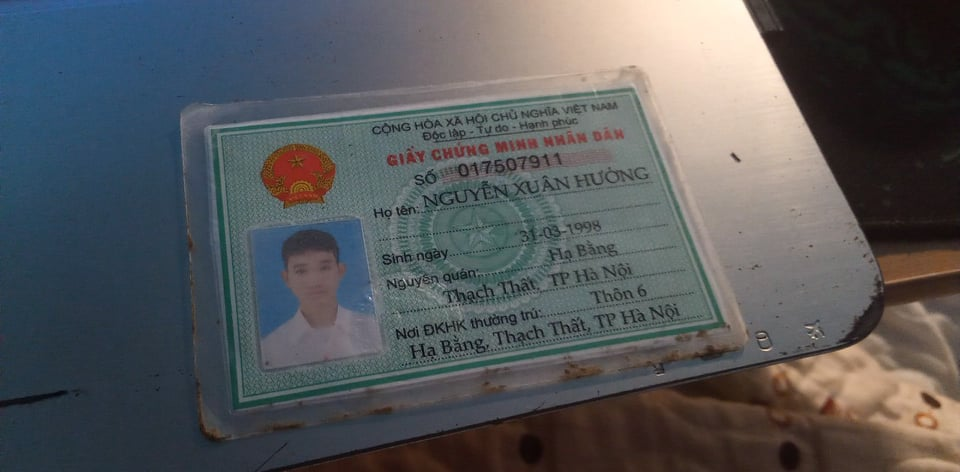
#> input picture align picture/image.JPG, 960 x 472 px, found by its file name
$ python detect_mrx.py   (older library calls are emulated)
#> lines starting #> are read from the running program, lines starting #| are printed output that depends on the picture; after the words box and inside, x2 and y2 are one past the last pixel; in counts of white or black regions, pixels touching at a corner belong together
from imutils import paths
import numpy as np
import imutils
import cv2
import matplotlib.pyplot as plt
rectkernel=cv2.getStructuringElement(cv2.MORPH_RECT,(15,3))
sqkernel=cv2.getStructuringElement(cv2.MORPH_RECT,(15,15))
image=cv2.imread('image.jpg')
#> image is the input picture: shape (472, 960, 3); mean B, G, R 90.9, 88.4, 86.4
image=imutils.resize(image,height=600)
#> image: shape (600, 1220, 3)
gray=cv2.cvtColor(image,cv2.COLOR_BGR2GRAY)
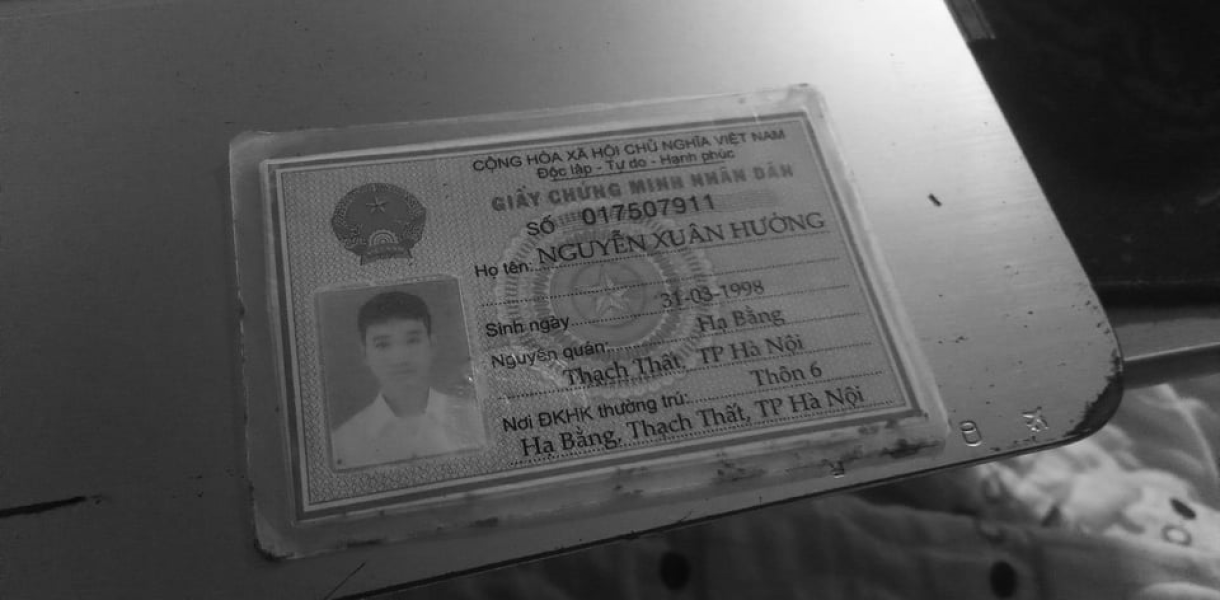
#> gray: shape (600, 1220); min 4, max 249, mean 88
gray=cv2.GaussianBlur(gray,(3,3),0)
blackhat=cv2.morphologyEx(gray,cv2.MORPH_BLACKHAT,rectkernel)
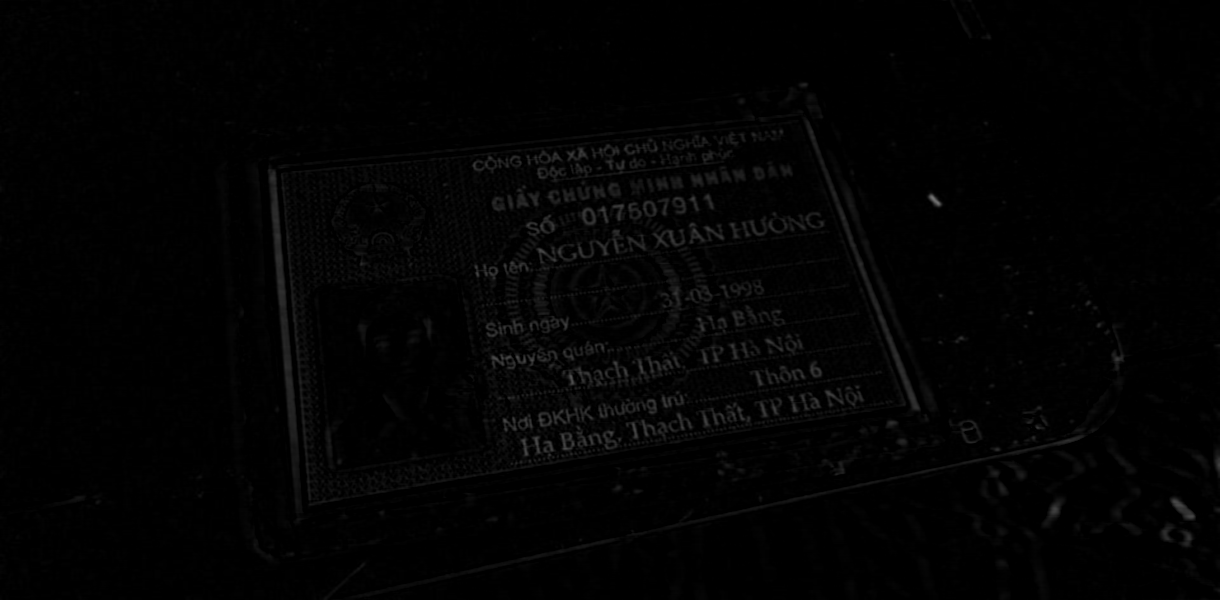
#> blackhat: shape (600, 1220); min 0, max 114, mean 2.7
'''kernel sẽ  quyết định kết quả, nếu kết quả không như ý thì thay đổi kích thước của kernek'''
gradx=cv2.Sobel(blackhat,ddepth=cv2.CV_32F,dx=1,dy=0,ksize=-1)
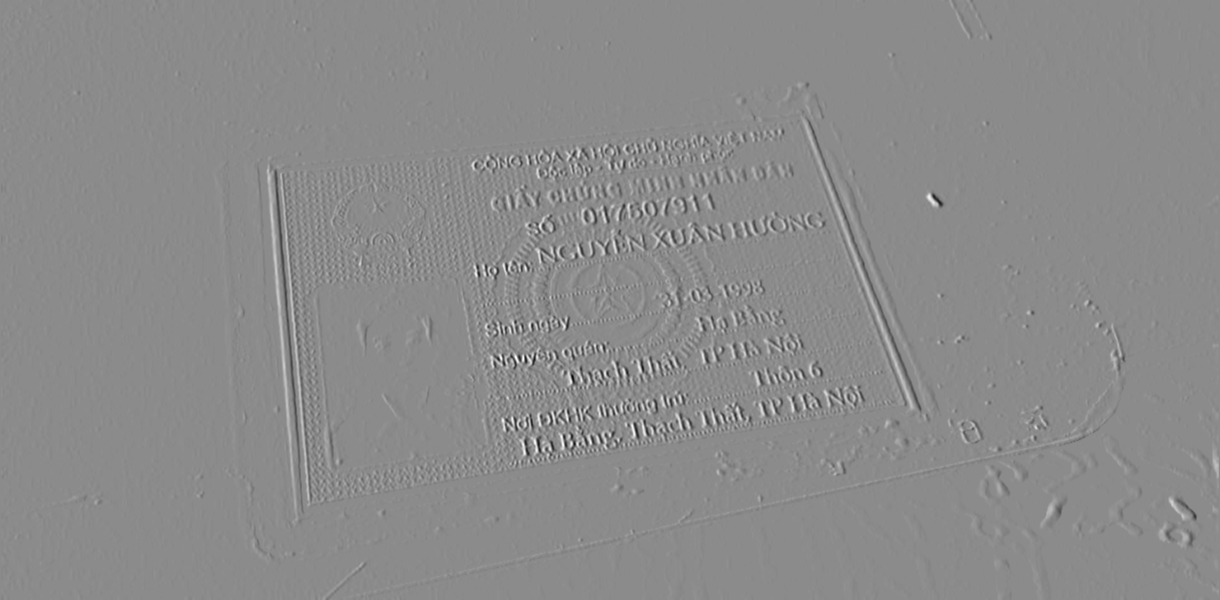
#> gradx: shape (600, 1220) float32; min -1098, max 912, mean 0.1; drawn with min black and max white
'''nếu chuyển từ đen sang trắng thì gradx có giá trị âm, nếu để cv2.u8int thì số âm sẽ =0 nên mất cạnh
do đó phải daungf cv2.32F, sau đó dùng absolute để chuyển số âm thành số dương, sau đó có thể dùng lại u8int'''
gradx=np.absolute(gradx)
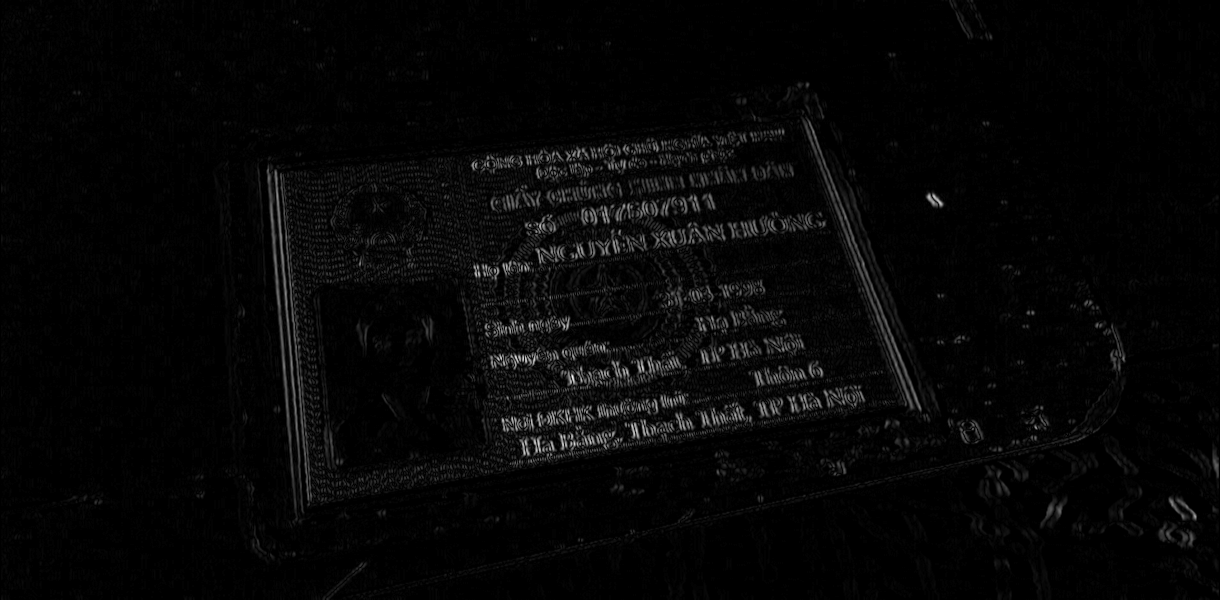
#> gradx: shape (600, 1220) float32; min 0, max 1098, mean 28.2; drawn with min black and max white
'''gradx không nằm trong khoảng 0 đến 255, max= 1600, không dùng được max (), phải dùng np.max()'''
(minval,maxval)=(np.min(gradx),np.max(gradx))
#> minval = 0; maxval = 1098
gradx=(255*((gradx-minval)/(maxval-minval))).astype('uint8')
# [9 lines of commented-out code are left out]
close=cv2.morphologyEx(gradx,cv2.MORPH_CLOSE,rectkernel)
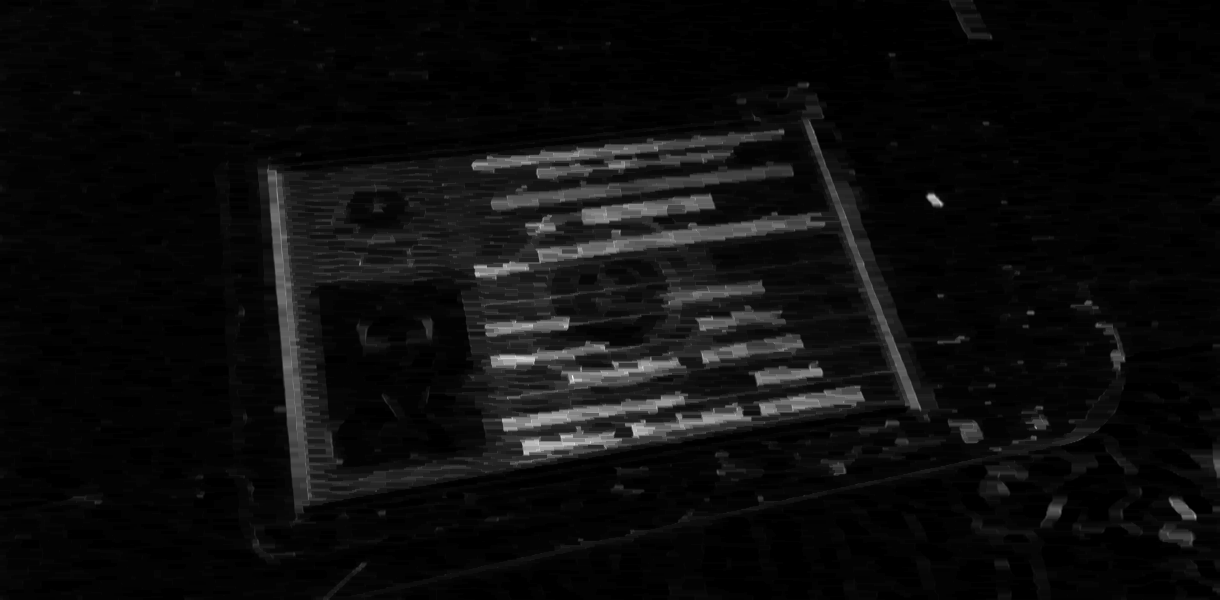
#> close: shape (600, 1220); min 0, max 255, mean 12.8
'''MORPH_CLOSE dùng để mở rộng vùng sáng, thu được khung của mrx
gradx lúc này là ảnh xám không phải ảnh đen trắng nên phải thresh'''
thresh=cv2.threshold(close,0,255,cv2.THRESH_BINARY|cv2.THRESH_OTSU)[1]
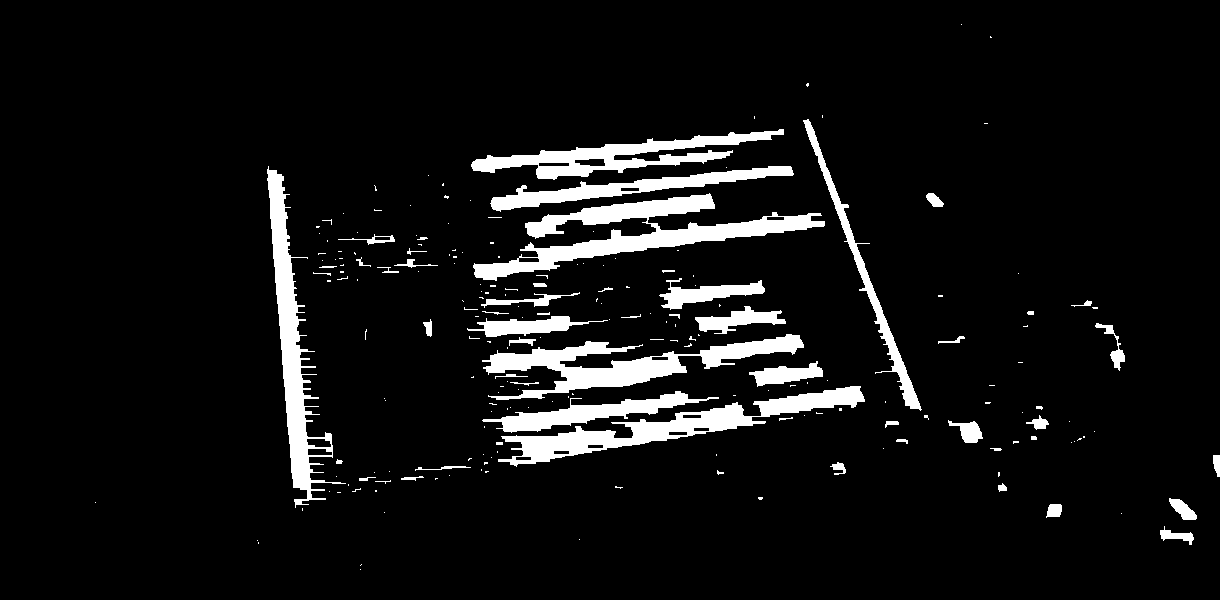
#> thresh: shape (600, 1220); 7.2% white; 212 white regions (156 under 20 px)
'''hàm thresh trả về 2 giá trị ret và thresh nên chỉ lấy cái thứ 2'''
erodekernel=cv2.getStructuringElement(cv2.MORPH_RECT,(1,1))
erode=cv2.erode(thresh,erodekernel,iterations=1)


cnts=cv2.findContours(erode.copy(),cv2.RETR_EXTERNAL,cv2.CHAIN_APPROX_SIMPLE)
#> cnts = 212 contours, 178 with area under 20; largest, box (x1, y1, x2, y2) and area: (473, 193, 825, 281) 8001, (498, 386, 865, 467) 6542, (482, 334, 804, 400) 6152, (267, 166, 346, 508) 6102, (471, 129, 784, 180) 4869
'''RETREIVE_EXTERNAL: chỉ lấy contours ngoài cùng, xác định viền ngoài cùng
CHAIN_APPROX_SIMPLE: ước lượng 1 hcn thành 4 đỉnh'''
cnts=imutils.grab_contours(cnts)
cnts=sorted(cnts,key=cv2.contourArea,reverse=True)
'''cv2.contourArea: chọn ra contour lớn nhất
reverse: bắt đầu đánh số ngược từ dưới lên, bounding box cần tìm sẽ có chỉ số là 0'''
for c in cnts:
    (x,y,w,h)=cv2.boundingRect(c)
    rectRatio=w/float(h)
    rectPaperRatio=w/float(gray.shape[1])
    '''tỉ lệ chiều rộng và chiều dài của hcn lớn hơn 5
    và tỉ lệ cạnh dài của hcn với tờ giấy lớp hơn 0.75'''
    if (rectRatio>3 and rectPaperRatio>0.5):
    # if (rectRatio > 0.5):
        '''pad lại phần bị erode trước đó'''
        px=int((x+w)*0.06)
        py=int((y+h)*0.06)
        (x,y)=(x-px,y-py)
        (w,h)=(w+(px*2),h+(py*2))
        roi=image[y:y+h,x:x+w].copy()
        cv2.rectangle(image,(x,y),(x+w,y+h),(0,255,0),2)
        print('out')
        break
#> this loop made 212 passes
#> (x, y, w, h, rectRatio, rectPaperRatio) on passes 1 to 3: (473, 193, 352, 88, 4, 0.289), (498, 386, 367, 81, 4.53, 0.301), (482, 334, 322, 66, 4.88, 0.264)
image=cv2.cvtColor(image,cv2.COLOR_BGR2RGB)
plt.subplot(211)
plt.imshow(image)
plt.subplot(212)
#> (the run stopped early here; a loop or call above may not have finished)
